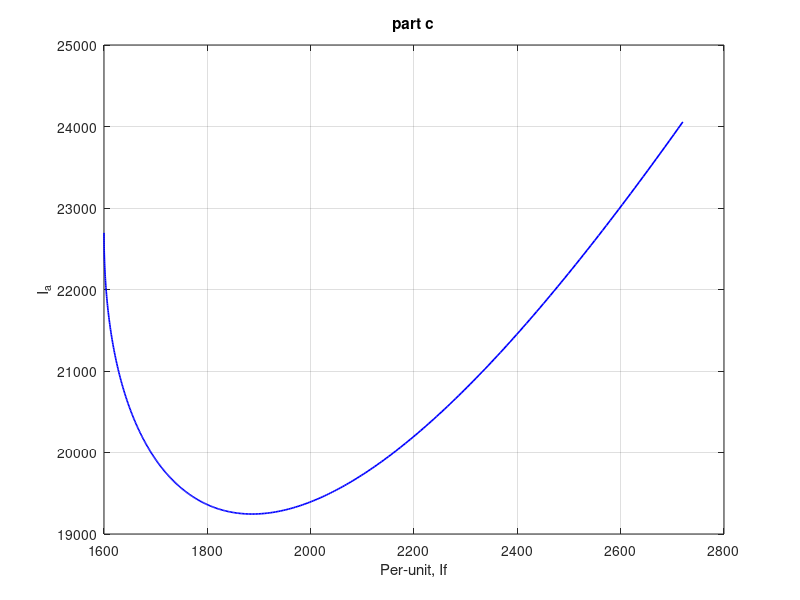

Source code (MATLAB):
%EE516 Powersystems Power System PQ Curve Analysis 
%Name: Mulualem Ayena 
clc; clear; close all;
% Given data
xs    = 2;              % pu
vpu   = 1;              % pu
ppu   = 0.8;            % pu
Ifnl  = 1000;           % A
Sbase = 1000e6;         % VA
Vbase = 24e3;           % V line-to-line RMS

% Base current
Ibase = Sbase / (sqrt(3)*Vbase);

% From part (a), rated over-excited operating point
theta = acos(0.8);                      % power factor angle
ia_pu = 1;                              % rated current = 1 pu
eaf_max = abs(vpu + 1j*xs*ia_pu*exp(-1j*theta));
If_max  = Ifnl * eaf_max;

% Stability limit
eaf_min = ppu*xs/vpu;                   % occurs at delta = 90 deg
If_min  = Ifnl * eaf_min;

% Create delta range from delta_min to delta_max
delta_min = asin(ppu*xs/(vpu*eaf_max));
delta_max = pi/2;

delta = linspace(delta_min, delta_max, 400);

% Compute eaf from constant power equation
eaf = (ppu*xs) ./ (vpu*sin(delta));

% Reactive power
qpu = (vpu/xs) .* (eaf.*cos(delta) - vpu);

% Armature current in pu
ia_pu = sqrt(ppu.^2 + qpu.^2);

% Convert to RMS amperes
Ia = Ibase * ia_pu;

% Field current
If = Ifnl * eaf;

% Plot
figure;
plot(If, Ia, 'b', 'LineWidth', 1.2);
grid on;
xlabel('Per-unit, If');
ylabel('I_a');
title('part c');
